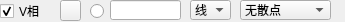
           <widget class="QWidget" name="widget_3" native="true">
            <property name="geometry">
             <rect>
              <x>10</x>
              <y>50</y>
              <width>345</width>
              <height>22</height>
             </rect>
            </property>
            <property name="minimumSize">
             <size>
              <width>0</width>
              <height>22</height>
             </size>
            </property>
            <property name="maximumSize">
             <size>
              <width>16777215</width>
              <height>22</height>
             </size>
            </property>
            <widget class="QLineEdit" name="txtValueCurve2">
             <property name="geometry">
              <rect>
               <x>110</x>
               <y>0</y>
               <width>71</width>
               <height>20</height>
              </rect>
             </property>
             <property name="text">
              <string/>
             </property>
            </widget>
            <widget class="QRadioButton" name="rdoBoldCurve2">
             <property name="geometry">
              <rect>
               <x>90</x>
               <y>3</y>
               <width>16</width>
               <height>16</height>
              </rect>
             </property>
             <property name="text">
              <string/>
             </property>
             <property name="checked">
              <bool>false</bool>
             </property>
            </widget>
            <widget class="QCheckBox" name="chkVisibleCurve2">
             <property name="geometry">
              <rect>
               <x>0</x>
               <y>3</y>
               <width>53</width>
               <height>16</height>
              </rect>
             </property>
             <property name="text">
              <string>V相</string>
             </property>
             <property name="checked">
              <bool>true</bool>
             </property>
            </widget>
            <widget class="QPushButton" name="btnColourCurve2">
             <property name="geometry">
              <rect>
               <x>60</x>
               <y>0</y>
               <width>21</width>
               <height>21</height>
              </rect>
             </property>
             <property name="text">
              <string/>
             </property>
            </widget>
            <widget class="QComboBox" name="cmbLineStyle2">
             <property name="geometry">
              <rect>
               <x>190</x>
               <y>0</y>
               <width>41</width>
               <height>20</height>
              </rect>
             </property>
             <property name="currentIndex">
              <number>1</number>
             </property>
             <item>
              <property name="text">
               <string>点</string>
              </property>
             </item>
             <item>
              <property name="text">
               <string>线</string>
              </property>
             </item>
             <item>
              <property name="text">
               <string>左</string>
              </property>
             </item>
             <item>
              <property name="text">
               <string>右</string>
              </property>
             </item>
             <item>
              <property name="text">
               <string>中</string>
              </property>
             </item>
             <item>
              <property name="text">
               <string>积</string>
              </property>
             </item>
            </widget>
            <widget class="QComboBox" name="cmbScatterStyle2">
             <property name="geometry">
              <rect>
               <x>240</x>
               <y>0</y>
               <width>91</width>
               <height>20</height>
              </rect>
             </property>
             <property name="focusPolicy">
              <enum>Qt::WheelFocus</enum>
             </property>
             <property name="currentText">
              <string>无散点</string>
             </property>
             <property name="maxVisibleItems">
              <number>20</number>
             </property>
             <item>
              <property name="text">
               <string>无散点</string>
              </property>
              <property name="icon">
               <iconset>
                <normaloff>:/pic/ssNone.png</normaloff>:/pic/ssNone.png</iconset>
              </property>
             </item>
             <item>
              <property name="text">
               <string>x形</string>
              </property>
              <property name="icon">
               <iconset>
                <normaloff>:/pic/ssCross.png</normaloff>:/pic/ssCross.png</iconset>
              </property>
             </item>
             <item>
              <property name="text">
               <string>+形</string>
              </property>
              <property name="icon">
               <iconset>
                <normaloff>:/pic/ssPlus.png</normaloff>:/pic/ssPlus.png</iconset>
              </property>
             </item>
             <item>
              <property name="text">
               <string>空心圆</string>
              </property>
              <property name="icon">
               <iconset>
                <normaloff>:/pic/ssCircle.png</normaloff>:/pic/ssCircle.png</iconset>
              </property>
             </item>
             <item>
              <property name="text">
               <string>实心圆</string>
              </property>
              <property name="icon">
               <iconset>
                <normaloff>:/pic/ssDisc.png</normaloff>:/pic/ssDisc.png</iconset>
              </property>
             </item>
             <item>
              <property name="text">
               <string>矩形</string>
              </property>
              <property name="icon">
               <iconset>
                <normaloff>:/pic/ssSquare.png</normaloff>:/pic/ssSquare.png</iconset>
              </property>
             </item>
             <item>
              <property name="text">
               <string>菱形</string>
              </property>
              <property name="icon">
               <iconset>
                <normaloff>:/pic/ssDiamond.png</normaloff>:/pic/ssDiamond.png</iconset>
              </property>
             </item>
             <item>
              <property name="text">
               <string>星形</string>
              </property>
              <property name="icon">
               <iconset>
                <normaloff>:/pic/ssStar.png</normaloff>:/pic/ssStar.png</iconset>
              </property>
             </item>
             <item>
              <property name="text">
               <string>正三角</string>
              </property>
              <property name="icon">
               <iconset>
                <normaloff>:/pic/ssTriangle.png</normaloff>:/pic/ssTriangle.png</iconset>
              </property>
             </item>
             <item>
              <property name="text">
               <string>倒三角</string>
              </property>
              <property name="icon">
               <iconset>
                <normaloff>:/pic/ssTriangleInverted.png</normaloff>:/pic/ssTriangleInverted.png</iconset>
              </property>
             </item>
             <item>
              <property name="text">
               <string>x框</string>
              </property>
              <property name="icon">
               <iconset>
                <normaloff>:/pic/ssCrossSquare.png</normaloff>:/pic/ssCrossSquare.png</iconset>
              </property>
             </item>
             <item>
              <property name="text">
               <string>+框</string>
              </property>
              <property name="icon">
               <iconset>
                <normaloff>:/pic/ssPlusSquare.png</normaloff>:/pic/ssPlusSquare.png</iconset>
              </property>
             </item>
             <item>
              <property name="text">
               <string>x圆</string>
              </property>
              <property name="icon">
               <iconset>
                <normaloff>:/pic/ssCrossCircle.png</normaloff>:/pic/ssCrossCircle.png</iconset>
              </property>
             </item>
             <item>
              <property name="text">
               <string>+圆</string>
              </property>
              <property name="icon">
               <iconset>
                <normaloff>:/pic/ssPlusCircle.png</normaloff>:/pic/ssPlusCircle.png</iconset>
              </property>
             </item>
             <item>
              <property name="text">
               <string>和平</string>
              </property>
              <property name="icon">
               <iconset>
                <normaloff>:/pic/ssPeace.png</normaloff>:/pic/ssPeace.png</iconset>
              </property>
             </item>
            </widget>
           </widget>
